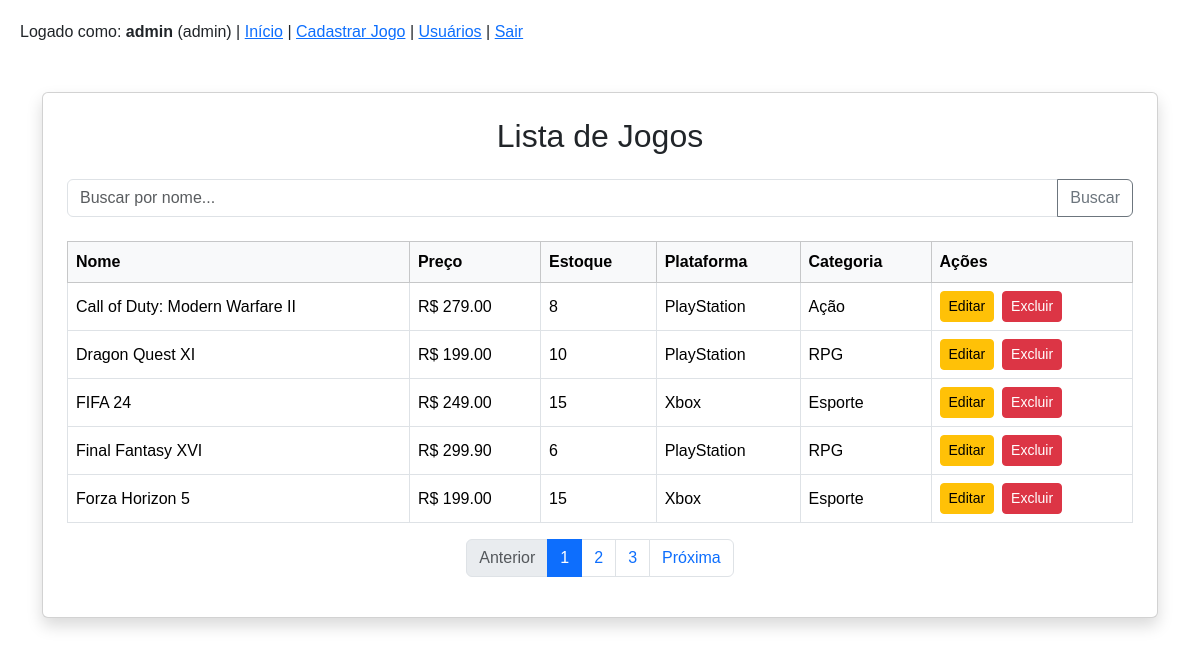
/ (signed in), run on the app's committed database.
### models.py (models this page shows)
class Jogo(db.Model):
    __tablename__ = 'jogos'
    id = db.Column(db.Integer, primary_key=True)
    nome = db.Column(db.String(100), nullable=False)
    preco = db.Column(db.Float, nullable=False)
    estoque = db.Column(db.Integer, nullable=False)
    plataforma_id = db.Column(db.Integer, db.ForeignKey('plataformas.id'))
    categoria_id = db.Column(db.Integer, db.ForeignKey('categorias.id'))
    plataforma = db.relationship('Plataforma', backref='jogos')
    categoria = db.relationship('Categoria', backref='jogos')

class Plataforma(db.Model):
    __tablename__ = 'plataformas'
    id = db.Column(db.Integer, primary_key=True)
    nome = db.Column(db.String(50), nullable=False, unique=True)

class Categoria(db.Model):
    __tablename__ = 'categorias'
    id = db.Column(db.Integer, primary_key=True)
    nome = db.Column(db.String(50), nullable=False, unique=True)

### app_oficial.py (the view)
@app.route('/')
@login_required
def index():
    busca = request.args.get('busca', '', type=str)
    pagina = request.args.get('page', 1, type=int)
    consulta = Jogo.query
    if busca:
        consulta = consulta.filter(Jogo.nome.ilike(f"%{busca}%"))
    pagination = consulta.order_by(Jogo.nome).paginate(page=pagina, per_page=5, error_out=False)
    jogos = pagination.items
    return render_template("index.html", jogos=jogos, pagination=pagination, tipo_usuario=session.get('tipo'))

### app_oficial.py (called while the page is built)
def login_required(f):
    @wraps(f)
    def decorated_function(*args, **kwargs):
        if 'usuario_id' not in session:
            flash('Por favor, faça login para acessar esta pagina.', 'erro')
            return redirect(url_for('login'))
        return f(*args, **kwargs)
    return decorated_function

### templates/index.html (shortened to what this page needs)
{% extends "base.html" %}
{% block content %}
<div class="container mt-5">
    <div class="card shadow p-4">
        <h2 class="text-center mb-4">Lista de Jogos</h2>
        <form method="GET" action="{{ url_for('index') }}" class="mb-4">
            <div class="input-group">
                <input type="text" class="form-control" name="busca" placeholder="Buscar por nome..." value="{{ request.args.get('busca', '') }}">
                <button class="btn btn-outline-secondary" type="submit">Buscar</button>
            </div>
        </form>
        <div class="table-responsive">
            <table class="table table-bordered table-hover align-middle">
                <thead class="table-light">
                    <tr>
                        <th>Nome</th>
                        <th>Preço</th>
                        <th>Estoque</th>
                        <th>Plataforma</th>
                        <th>Categoria</th>
                        <th>Ações</th>
                    </tr>
                </thead>
                <tbody>
                    {% for jogo in jogos %}
                    <tr>
                        <td>{{ jogo.nome }}</td>
                        <td>R$ {{ "%.2f"|format(jogo.preco) }}</td>
                        <td>{{ jogo.estoque }}</td>
                        <td>{{ jogo.plataforma.nome }}</td>
                        <td>{{ jogo.categoria.nome }}</td>
                        <td>
                            <div class="d-flex gap-2">
                                <a href="{{ url_for('editar_jogo', id=jogo.id) }}" class="btn btn-sm btn-warning">Editar</a>
                                <button type="button" class="btn btn-sm btn-danger" data-bs-toggle="modal" data-bs-target="#confirmDeleteModal" data-jogo-id="{{ jogo.id }}" data-jogo-nome="{{ jogo.nome }}">
                                    Excluir
                                </button>
                            </div>
                        </td>
                    </tr>
                    {% else %}
                    <tr>
                        <td colspan="6" class="text-center text-muted">Nenhum jogo encontrado.</td>
                    </tr>
                    {% endfor %}
                </tbody>
            </table>
        </div>
        {% if pagination.pages > 1 %}
        <nav aria-label="Navegação de página">
            <ul class="pagination justify-content-center">
                {% if pagination.has_prev %}
                <li class="page-item">
                    <a class="page-link" href="{{ url_for('index', page=pagination.prev_num, busca=request.args.get('busca')) }}">Anterior</a>
                </li>
                {% else %}
                <li class="page-item disabled"><span class="page-link">Anterior</span></li>
                {% endif %}
                {% for page_num in pagination.iter_pages(left_edge=1, right_edge=1, left_current=2, right_current=2) %}
                    {% if page_num %}
                        {% if page_num == pagination.page %}
                            <li class="page-item active"><span class="page-link">{{ page_num }}</span></li>
                        {% else %}
                            <li class="page-item"><a class="page-link" href="{{ url_for('index', page=page_num, busca=request.args.get('busca')) }}">{{ page_num }}</a></li>
                        {% endif %}
                    {% else %}
                        <li class="page-item disabled"><span class="page-link">…</span></li>
                    {% endif %}
                {% endfor %}
                {% if pagination.has_next %}
                <li class="page-item">
                    <a class="page-link" href="{{ url_for('index', page=pagination.next_num, busca=request.args.get('busca')) }}">Próxima</a>
                </li>
                {% else %}
                <li class="page-item disabled"><span class="page-link">Próxima</span></li>
                {% endif %}
            </ul>
        </nav>
        {% endif %}
    </div>
</div>
{% endblock %}

### templates/base.html (shortened to what this page needs)
<!DOCTYPE html>
<html>
<head>
    <link href="https://cdn.jsdelivr.net/npm/bootstrap@5.3.3/dist/css/bootstrap.min.css" rel="stylesheet">
</head>
<body>
    <div class="menu">
        {% if 'usuario_id' in session %}
            Logado como: <strong>{{ session['username'] }}</strong> ({{ session['tipo'] }})
            | <a href="{{ url_for('index') }}">Início</a>
            {% if session['tipo'] == 'admin' %}
                | <a href="{{ url_for('cadastrar') }}">Cadastrar Jogo</a>
                | <a href="{{ url_for('gerenciar_usuarios') }}">Usuários</a>
            {% endif %}
            | <a href="{{ url_for('logout') }}">Sair</a>
        {% endif %}
    </div>
    {% block content %}{% endblock %}
</body>
</html>

### templates/base.html (style rules this page uses)
body { font-family: Arial, sans-serif; margin: 20px; }
.menu { margin-bottom: 20px; }

### data on the page
Jogo: nome "Call of Duty: Modern Warfare II", preco "279.00", estoque "8", plataforma.nome "PlayStation", categoria.nome "Ação"
Jogo: nome "Dragon Quest XI", preco "199.00", estoque "10", plataforma.nome "PlayStation", categoria.nome "RPG"
Jogo: nome "FIFA 24", preco "249.00", estoque "15", plataforma.nome "Xbox", categoria.nome "Esporte"
Jogo: nome "Final Fantasy XVI", preco "299.90", estoque "6", plataforma.nome "PlayStation", categoria.nome "RPG"
Jogo: nome "Forza Horizon 5", preco "199.00", estoque "15", plataforma.nome "Xbox", categoria.nome "Esporte"

### other printed values
{{ session['username'] }} "admin"
{{ session['tipo'] }} "admin"
{{ page_num }} "1"
{{ page_num }} "2" "3"
